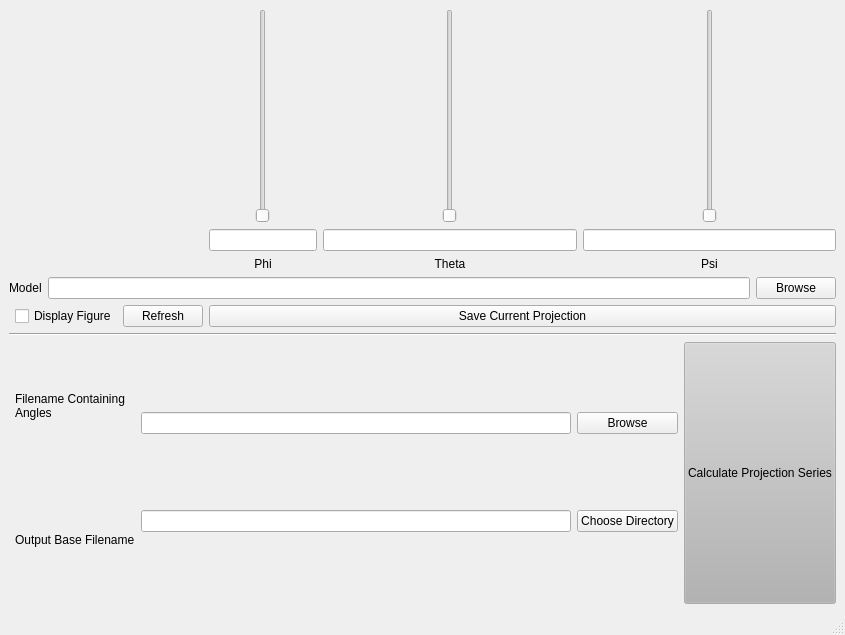
<?xml version="1.0" encoding="UTF-8"?>
<ui version="4.0">
 <class>ProjectionCalculator</class>
 <widget class="QMainWindow" name="ProjectionCalculator">
  <property name="geometry">
   <rect>
    <x>0</x>
    <y>0</y>
    <width>845</width>
    <height>635</height>
   </rect>
  </property>
  <property name="windowTitle">
   <string>MainWindow</string>
  </property>
  <widget class="QWidget" name="centralwidget">
   <layout class="QGridLayout" name="gridLayout_3">
    <item row="0" column="0">
     <layout class="QGridLayout" name="gridLayout_2">
      <item row="2" column="5">
       <widget class="QPushButton" name="btn_saveProjection">
        <property name="sizePolicy">
         <sizepolicy hsizetype="Preferred" vsizetype="Fixed">
          <horstretch>0</horstretch>
          <verstretch>0</verstretch>
         </sizepolicy>
        </property>
        <property name="text">
         <string>Save Current Projection</string>
        </property>
       </widget>
      </item>
      <item row="0" column="5">
       <layout class="QGridLayout" name="gridLayout">
        <item row="0" column="1">
         <layout class="QHBoxLayout" name="horizontalLayout_6">
          <item>
           <widget class="QSlider" name="verticalSlider_theta">
            <property name="maximum">
             <number>3600</number>
            </property>
            <property name="singleStep">
             <number>10</number>
            </property>
            <property name="pageStep">
             <number>100</number>
            </property>
            <property name="orientation">
             <enum>Qt::Vertical</enum>
            </property>
           </widget>
          </item>
         </layout>
        </item>
        <item row="2" column="0">
         <widget class="QLabel" name="label_6">
          <property name="text">
           <string>Phi</string>
          </property>
          <property name="alignment">
           <set>Qt::AlignCenter</set>
          </property>
         </widget>
        </item>
        <item row="0" column="0">
         <layout class="QHBoxLayout" name="horizontalLayout_5">
          <item>
           <widget class="QSlider" name="verticalSlider_phi">
            <property name="layoutDirection">
             <enum>Qt::LeftToRight</enum>
            </property>
            <property name="maximum">
             <number>3600</number>
            </property>
            <property name="singleStep">
             <number>1</number>
            </property>
            <property name="pageStep">
             <number>100</number>
            </property>
            <property name="orientation">
             <enum>Qt::Vertical</enum>
            </property>
            <property name="tickPosition">
             <enum>QSlider::NoTicks</enum>
            </property>
            <property name="tickInterval">
             <number>1</number>
            </property>
           </widget>
          </item>
         </layout>
        </item>
        <item row="0" column="2">
         <layout class="QHBoxLayout" name="horizontalLayout_7">
          <item>
           <widget class="QSlider" name="verticalSlider_psi">
            <property name="maximum">
             <number>360</number>
            </property>
            <property name="singleStep">
             <number>10</number>
            </property>
            <property name="pageStep">
             <number>100</number>
            </property>
            <property name="orientation">
             <enum>Qt::Vertical</enum>
            </property>
           </widget>
          </item>
         </layout>
        </item>
        <item row="1" column="2">
         <widget class="QLineEdit" name="lineEdit_psi"/>
        </item>
        <item row="2" column="2">
         <widget class="QLabel" name="label_8">
          <property name="text">
           <string>Psi</string>
          </property>
          <property name="alignment">
           <set>Qt::AlignCenter</set>
          </property>
         </widget>
        </item>
        <item row="1" column="1">
         <widget class="QLineEdit" name="lineEdit_theta"/>
        </item>
        <item row="2" column="1">
         <widget class="QLabel" name="label_7">
          <property name="text">
           <string>Theta</string>
          </property>
          <property name="alignment">
           <set>Qt::AlignCenter</set>
          </property>
         </widget>
        </item>
        <item row="1" column="0">
         <widget class="QLineEdit" name="lineEdit_phi">
          <property name="sizePolicy">
           <sizepolicy hsizetype="Fixed" vsizetype="Fixed">
            <horstretch>0</horstretch>
            <verstretch>0</verstretch>
           </sizepolicy>
          </property>
         </widget>
        </item>
       </layout>
      </item>
      <item row="0" column="1" colspan="4">
       <layout class="QVBoxLayout" name="verticalLayout_figure">
        <item>
         <layout class="QHBoxLayout" name="horizontalLayout_9"/>
        </item>
       </layout>
      </item>
      <item row="2" column="1">
       <widget class="QCheckBox" name="checkBox_displayFigure">
        <property name="text">
         <string>Display Figure</string>
        </property>
       </widget>
      </item>
      <item row="2" column="2" colspan="3">
       <widget class="QPushButton" name="btn_refresh">
        <property name="sizePolicy">
         <sizepolicy hsizetype="Preferred" vsizetype="Fixed">
          <horstretch>0</horstretch>
          <verstretch>0</verstretch>
         </sizepolicy>
        </property>
        <property name="text">
         <string>Refresh</string>
        </property>
       </widget>
      </item>
      <item row="5" column="0" colspan="6">
       <widget class="Line" name="line">
        <property name="orientation">
         <enum>Qt::Horizontal</enum>
        </property>
       </widget>
      </item>
      <item row="6" column="1" colspan="5">
       <layout class="QHBoxLayout" name="horizontalLayout_3">
        <item>
         <layout class="QHBoxLayout" name="horizontalLayout_2">
          <item>
           <layout class="QVBoxLayout" name="verticalLayout_3">
            <item>
             <widget class="QLabel" name="label_3">
              <property name="text">
               <string>Filename Containing Angles</string>
              </property>
              <property name="wordWrap">
               <bool>true</bool>
              </property>
             </widget>
            </item>
            <item>
             <widget class="QLabel" name="label">
              <property name="text">
               <string>Output Base Filename</string>
              </property>
              <property name="wordWrap">
               <bool>true</bool>
              </property>
             </widget>
            </item>
           </layout>
          </item>
          <item>
           <layout class="QVBoxLayout" name="verticalLayout">
            <item>
             <widget class="QLineEdit" name="lineEdit_angleFile"/>
            </item>
            <item>
             <widget class="QLineEdit" name="lineEdit_outputFilename"/>
            </item>
           </layout>
          </item>
          <item>
           <layout class="QVBoxLayout" name="verticalLayout_2">
            <item>
             <widget class="QPushButton" name="btn_selectAngleFile">
              <property name="text">
               <string>Browse</string>
              </property>
             </widget>
            </item>
            <item>
             <widget class="QPushButton" name="btn_outputDirectory">
              <property name="text">
               <string>Choose Directory</string>
              </property>
             </widget>
            </item>
           </layout>
          </item>
         </layout>
        </item>
        <item>
         <widget class="QPushButton" name="btn_go">
          <property name="sizePolicy">
           <sizepolicy hsizetype="Minimum" vsizetype="Expanding">
            <horstretch>0</horstretch>
            <verstretch>0</verstretch>
           </sizepolicy>
          </property>
          <property name="palette">
           <palette>
            <active>
             <colorrole role="Button">
              <brush brushstyle="SolidPattern">
               <color alpha="255">
                <red>179</red>
                <green>179</green>
                <blue>179</blue>
               </color>
              </brush>
             </colorrole>
            </active>
            <inactive>
             <colorrole role="Button">
              <brush brushstyle="SolidPattern">
               <color alpha="255">
                <red>179</red>
                <green>179</green>
                <blue>179</blue>
               </color>
              </brush>
             </colorrole>
            </inactive>
            <disabled>
             <colorrole role="Button">
              <brush brushstyle="SolidPattern">
               <color alpha="255">
                <red>179</red>
                <green>179</green>
                <blue>179</blue>
               </color>
              </brush>
             </colorrole>
            </disabled>
           </palette>
          </property>
          <property name="text">
           <string>Calculate Projection Series</string>
          </property>
         </widget>
        </item>
       </layout>
      </item>
      <item row="1" column="0" colspan="6">
       <layout class="QHBoxLayout" name="horizontalLayout">
        <item>
         <widget class="QLabel" name="label_2">
          <property name="text">
           <string>Model</string>
          </property>
         </widget>
        </item>
        <item>
         <widget class="QLineEdit" name="lineEdit_modelFile"/>
        </item>
        <item>
         <widget class="QPushButton" name="btn_selectModel">
          <property name="text">
           <string>Browse</string>
          </property>
         </widget>
        </item>
       </layout>
      </item>
      <item row="2" column="0">
       <layout class="QHBoxLayout" name="horizontalLayout_4"/>
      </item>
     </layout>
    </item>
   </layout>
   <zorder></zorder>
  </widget>
  <widget class="QMenuBar" name="menubar">
   <property name="geometry">
    <rect>
     <x>0</x>
     <y>0</y>
     <width>845</width>
     <height>22</height>
    </rect>
   </property>
  </widget>
  <widget class="QStatusBar" name="statusbar"/>
 </widget>
 <tabstops>
  <tabstop>lineEdit_phi</tabstop>
  <tabstop>lineEdit_theta</tabstop>
  <tabstop>lineEdit_psi</tabstop>
  <tabstop>lineEdit_modelFile</tabstop>
  <tabstop>lineEdit_angleFile</tabstop>
  <tabstop>lineEdit_outputFilename</tabstop>
  <tabstop>btn_selectModel</tabstop>
  <tabstop>btn_outputDirectory</tabstop>
  <tabstop>btn_go</tabstop>
 </tabstops>
 <resources/>
 <connections/>
</ui>
